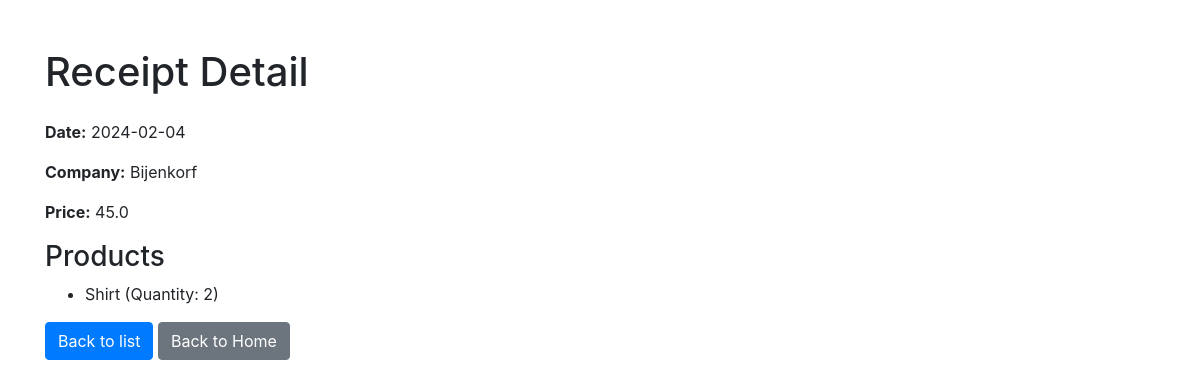
Page /receipt/2 on the committed database.
### database.py (models this page shows)
class Receipt(db.Model):
    id = db.Column(db.Integer, primary_key=True)
    date = db.Column(db.String(50))
    company = db.Column(db.String(50))
    price = db.Column(db.Float)
    products = db.relationship('Product', backref='receipt', cascade="all, delete-orphan", lazy=True)

class Product(db.Model):
    id = db.Column(db.Integer, primary_key=True)
    name = db.Column(db.String(100), nullable=False)
    quantity = db.Column(db.Integer, nullable=False)
    receipt_id = db.Column(db.Integer, db.ForeignKey('receipt.id'), nullable=False)

### app.py (the view)
@app.route('/receipt/<int:id>')
def receipt_detail(id):
    receipt = db.get_or_404(Receipt, id)
    products = Product.query.filter_by(receipt_id=id).all()
    return render_template('receipt/detail.html', receipt=receipt, products=products)

### templates/receipt/detail.html (shortened to what this page needs)
<!DOCTYPE html>
<html>
<head>
    <link href="https://stackpath.bootstrapcdn.com/bootstrap/4.5.2/css/bootstrap.min.css" rel="stylesheet">
</head>
<body>
    <div class="container mt-5">
        <h1 class="mb-4">Receipt Detail</h1>
        <p><strong>Date:</strong> {{ receipt.date }}</p>
        <p><strong>Company:</strong> {{ receipt.company }}</p>
        <p><strong>Price:</strong> {{ receipt.price }}</p>
        <h3>Products</h3>
        <ul>
            {% for product in products %}
            <li>{{ product.name }} (Quantity: {{ product.quantity }})</li>
            {% endfor %}
        </ul>
        <a class="btn btn-primary" href="{{ url_for('receipt_list') }}">Back to list</a>
        <a class="btn btn-secondary" href="{{ url_for('index') }}">Back to Home</a>
    </div>
</body>
</html>

### rows in the picture
Receipt: date "2024-02-04", company "Bijenkorf", price "45.0"
Product: name "Shirt", quantity "2"
